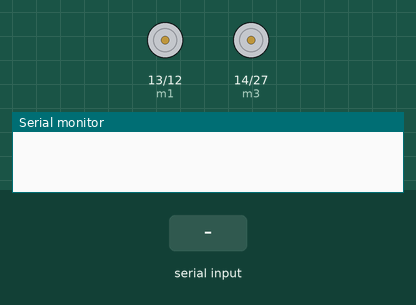
Simulated run of this sketch. Board: ESP32. Parts: motor-driver pin pairs drawn as motors (green arrow = first pin HIGH = forward, orange = second pin HIGH = backward, longer = more drive), the last lines printed to the serial monitor. Inputs (shaded band) come from the test bench. Nothing arrives over Bluetooth unless stated.

Above: at 1.2 s.
1.3 s: "a" received over the second serial link
At 1.8 s:
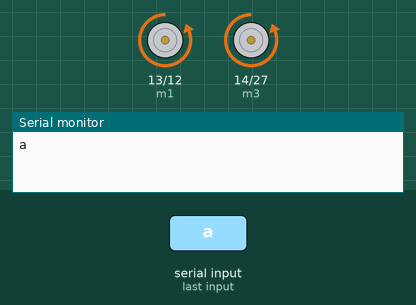
2.8 s: "b" received over the second serial link
At 3.9 s:
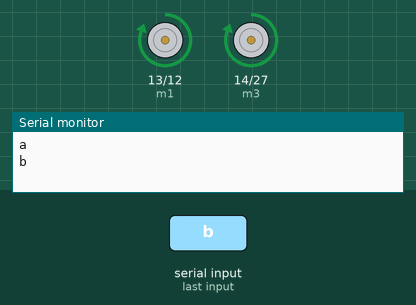
4.3 s: "c" received over the second serial link
At 5.0 s:
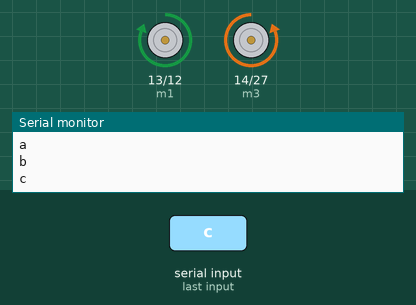
5.8 s: "d" received over the second serial link
At 7.2 s:
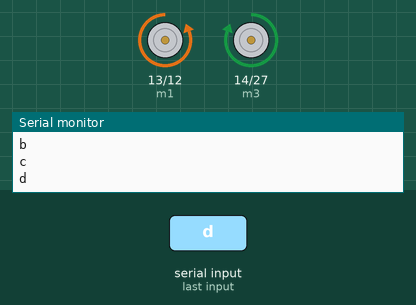
Timing chart, 0 to 8.3 s (numbered marks = the images above; inputs shaded):
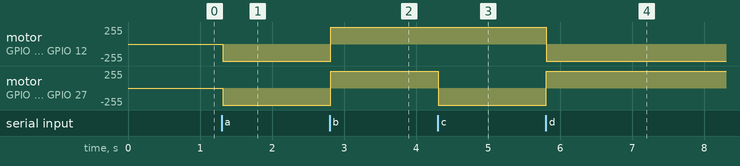

The sketch:

bt_bot.ino
```cpp
#include "BluetoothSerial.h"
byte m1 = 13;
byte m2 = 12;
byte m3 = 14;
byte m4 = 27;
BluetoothSerial SerialBT;
char recieve;
void setup() {
  Serial.begin(115200);
  SerialBT.begin("Crawler Bot");
  pinMode(m1,OUTPUT);
  pinMode(m2,OUTPUT);
  pinMode(m3,OUTPUT);
  pinMode(m4,OUTPUT);
}

void loop() {
  if (Serial.available()) {
    SerialBT.write(Serial.read());
  }
  if (SerialBT.available()) {
    recieve = SerialBT.read();
    Serial.println(recieve);
    if(recieve == 'a'){
      forward();
    }
    else if(recieve == 'b'){
      reverse();
    }
    else if(recieve == 'c'){
      left();
    }
    else if(recieve == 'd'){
      right();
    }
    else if(recieve == 'o'){
      standby();
    }
  }
  delay(20);
}
void forward(){
  digitalWrite(m1,LOW);
  digitalWrite(m2,HIGH);
  digitalWrite(m3,LOW);
  digitalWrite(m4,HIGH);
}
void reverse(){
  digitalWrite(m1,HIGH);
  digitalWrite(m2,LOW);
  digitalWrite(m3,HIGH);
  digitalWrite(m4,LOW);
}
void right(){
  digitalWrite(m1,LOW);
  digitalWrite(m2,HIGH);
  digitalWrite(m3,HIGH);
  digitalWrite(m4,LOW);
}
void left(){
  digitalWrite(m1,HIGH);
  digitalWrite(m2,LOW);
  digitalWrite(m3,LOW);
  digitalWrite(m4,HIGH);
}
void standby(){
  digitalWrite(m1,LOW);
  digitalWrite(m2,LOW);
  digitalWrite(m3,LOW);
  digitalWrite(m4,LOW);
}
```

Measured:
- after the input at 1.3 s, motor on GPIO 13 (m1) / GPIO 12 (m2), motor on GPIO 14 (m3) / GPIO 27 (m4): stopped → backward 255/255 at once
- after the input at 2.8 s, motor on GPIO 13 (m1) / GPIO 12 (m2), motor on GPIO 14 (m3) / GPIO 27 (m4): backward 255/255 → forward 255/255 at once
- after the input at 4.3 s, motor on GPIO 14 (m3) / GPIO 27 (m4): forward 255/255 → backward 255/255 at once
- after the input at 5.8 s, motor on GPIO 13 (m1) / GPIO 12 (m2): forward 255/255 → backward 255/255 at once; motor on GPIO 14 (m3) / GPIO 27 (m4): backward 255/255 → forward 255/255 at once
